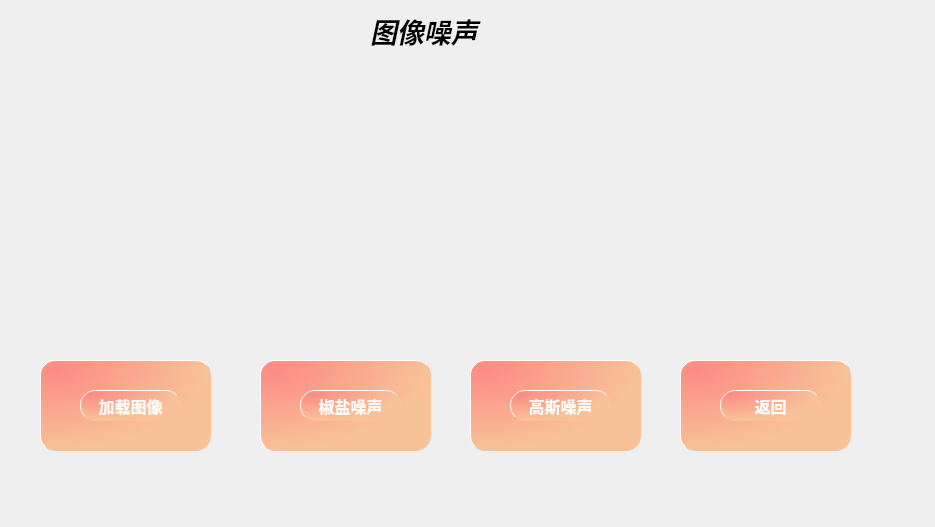
<?xml version="1.0" encoding="UTF-8"?>
<ui version="4.0">
 <class>NoiseClass</class>
 <widget class="QMainWindow" name="NoiseClass">
  <property name="geometry">
   <rect>
    <x>0</x>
    <y>0</y>
    <width>935</width>
    <height>527</height>
   </rect>
  </property>
  <property name="windowTitle">
   <string>Noise</string>
  </property>
  <widget class="QWidget" name="centralWidget">
   <widget class="QLabel" name="label">
    <property name="geometry">
     <rect>
      <x>110</x>
      <y>60</y>
      <width>301</width>
      <height>291</height>
     </rect>
    </property>
    <property name="styleSheet">
     <string notr="true">background-image: url(:/back/load.png);</string>
    </property>
    <property name="text">
     <string/>
    </property>
   </widget>
   <widget class="QFrame" name="frame">
    <property name="geometry">
     <rect>
      <x>260</x>
      <y>360</y>
      <width>171</width>
      <height>91</height>
     </rect>
    </property>
    <property name="styleSheet">
     <string notr="true">color: rgb(255, 255, 255);
border-radius: 15px;
background-color: qradialgradient(cx:0, cy:0, radius:1, fx:0.1, fy:0.1, stop:0 rgb(253, 139, 133),  stop:1 rgb(248, 194, 152));
border: 1px outset rgb(252, 194, 149)</string>
    </property>
    <property name="frameShape">
     <enum>QFrame::StyledPanel</enum>
    </property>
    <property name="frameShadow">
     <enum>QFrame::Raised</enum>
    </property>
    <widget class="QPushButton" name="pushButton">
     <property name="geometry">
      <rect>
       <x>40</x>
       <y>30</y>
       <width>101</width>
       <height>31</height>
      </rect>
     </property>
     <property name="font">
      <font>
       <pointsize>12</pointsize>
       <weight>75</weight>
       <bold>true</bold>
      </font>
     </property>
     <property name="text">
      <string>椒盐噪声</string>
     </property>
    </widget>
   </widget>
   <widget class="QFrame" name="frame_2">
    <property name="geometry">
     <rect>
      <x>470</x>
      <y>360</y>
      <width>171</width>
      <height>91</height>
     </rect>
    </property>
    <property name="styleSheet">
     <string notr="true">color: rgb(255, 255, 255);
border-radius: 15px;
background-color: qradialgradient(cx:0, cy:0, radius:1, fx:0.1, fy:0.1, stop:0 rgb(253, 139, 133),  stop:1 rgb(248, 194, 152));
border: 1px outset rgb(252, 194, 149)</string>
    </property>
    <property name="frameShape">
     <enum>QFrame::StyledPanel</enum>
    </property>
    <property name="frameShadow">
     <enum>QFrame::Raised</enum>
    </property>
    <widget class="QPushButton" name="pushButton_2">
     <property name="geometry">
      <rect>
       <x>40</x>
       <y>30</y>
       <width>101</width>
       <height>31</height>
      </rect>
     </property>
     <property name="font">
      <font>
       <pointsize>12</pointsize>
       <weight>75</weight>
       <bold>true</bold>
      </font>
     </property>
     <property name="text">
      <string>高斯噪声</string>
     </property>
    </widget>
   </widget>
   <widget class="QFrame" name="frame_3">
    <property name="geometry">
     <rect>
      <x>680</x>
      <y>360</y>
      <width>171</width>
      <height>91</height>
     </rect>
    </property>
    <property name="styleSheet">
     <string notr="true">color: rgb(255, 255, 255);
border-radius: 15px;
background-color: qradialgradient(cx:0, cy:0, radius:1, fx:0.1, fy:0.1, stop:0 rgb(253, 139, 133),  stop:1 rgb(248, 194, 152));
border: 1px outset rgb(252, 194, 149)</string>
    </property>
    <property name="frameShape">
     <enum>QFrame::StyledPanel</enum>
    </property>
    <property name="frameShadow">
     <enum>QFrame::Raised</enum>
    </property>
    <widget class="QPushButton" name="pushButton_3">
     <property name="geometry">
      <rect>
       <x>40</x>
       <y>30</y>
       <width>101</width>
       <height>31</height>
      </rect>
     </property>
     <property name="font">
      <font>
       <pointsize>12</pointsize>
       <weight>75</weight>
       <bold>true</bold>
      </font>
     </property>
     <property name="text">
      <string>返回</string>
     </property>
    </widget>
   </widget>
   <widget class="QLabel" name="label_3">
    <property name="geometry">
     <rect>
      <x>0</x>
      <y>0</y>
      <width>991</width>
      <height>551</height>
     </rect>
    </property>
    <property name="styleSheet">
     <string notr="true">background-image: url(:/back/background2.png);</string>
    </property>
    <property name="text">
     <string/>
    </property>
   </widget>
   <widget class="QFrame" name="frame_4">
    <property name="geometry">
     <rect>
      <x>40</x>
      <y>360</y>
      <width>171</width>
      <height>91</height>
     </rect>
    </property>
    <property name="styleSheet">
     <string notr="true">color: rgb(255, 255, 255);
border-radius: 15px;
background-color: qradialgradient(cx:0, cy:0, radius:1, fx:0.1, fy:0.1, stop:0 rgb(253, 139, 133),  stop:1 rgb(248, 194, 152));
border: 1px outset rgb(252, 194, 149)</string>
    </property>
    <property name="frameShape">
     <enum>QFrame::StyledPanel</enum>
    </property>
    <property name="frameShadow">
     <enum>QFrame::Raised</enum>
    </property>
    <widget class="QPushButton" name="pushButton_4">
     <property name="geometry">
      <rect>
       <x>40</x>
       <y>30</y>
       <width>101</width>
       <height>31</height>
      </rect>
     </property>
     <property name="font">
      <font>
       <pointsize>12</pointsize>
       <weight>75</weight>
       <bold>true</bold>
      </font>
     </property>
     <property name="text">
      <string>加载图像</string>
     </property>
    </widget>
   </widget>
   <widget class="QLabel" name="label_4">
    <property name="geometry">
     <rect>
      <x>370</x>
      <y>10</y>
      <width>221</width>
      <height>41</height>
     </rect>
    </property>
    <property name="font">
     <font>
      <pointsize>20</pointsize>
      <weight>75</weight>
      <italic>true</italic>
      <bold>true</bold>
     </font>
    </property>
    <property name="text">
     <string>图像噪声</string>
    </property>
   </widget>
   <widget class="QLabel" name="label_2">
    <property name="geometry">
     <rect>
      <x>450</x>
      <y>60</y>
      <width>301</width>
      <height>291</height>
     </rect>
    </property>
    <property name="styleSheet">
     <string notr="true">background-image: url(:/back/load.png);</string>
    </property>
    <property name="text">
     <string/>
    </property>
   </widget>
   <zorder>label_3</zorder>
   <zorder>label</zorder>
   <zorder>frame</zorder>
   <zorder>frame_2</zorder>
   <zorder>frame_3</zorder>
   <zorder>frame_4</zorder>
   <zorder>label_4</zorder>
   <zorder>label_2</zorder>
  </widget>
 </widget>
 <layoutdefault spacing="6" margin="11"/>
 <resources>
  <include location="back.qrc"/>
 </resources>
 <connections>
  <connection>
   <sender>pushButton</sender>
   <signal>clicked()</signal>
   <receiver>NoiseClass</receiver>
   <slot>Pepper_noise()</slot>
   <hints>
    <hint type="sourcelabel">
     <x>396</x>
     <y>469</y>
    </hint>
    <hint type="destinationlabel">
     <x>198</x>
     <y>521</y>
    </hint>
   </hints>
  </connection>
  <connection>
   <sender>pushButton_2</sender>
   <signal>clicked()</signal>
   <receiver>NoiseClass</receiver>
   <slot>Gaussian_noise()</slot>
   <hints>
    <hint type="sourcelabel">
     <x>614</x>
     <y>466</y>
    </hint>
    <hint type="destinationlabel">
     <x>482</x>
     <y>522</y>
    </hint>
   </hints>
  </connection>
  <connection>
   <sender>pushButton_3</sender>
   <signal>clicked()</signal>
   <receiver>NoiseClass</receiver>
   <slot>return_up()</slot>
   <hints>
    <hint type="sourcelabel">
     <x>840</x>
     <y>468</y>
    </hint>
    <hint type="destinationlabel">
     <x>725</x>
     <y>517</y>
    </hint>
   </hints>
  </connection>
  <connection>
   <sender>pushButton_4</sender>
   <signal>clicked()</signal>
   <receiver>NoiseClass</receiver>
   <slot>load_image()</slot>
   <hints>
    <hint type="sourcelabel">
     <x>121</x>
     <y>456</y>
    </hint>
    <hint type="destinationlabel">
     <x>35</x>
     <y>452</y>
    </hint>
   </hints>
  </connection>
 </connections>
 <slots>
  <slot>Pepper_noise()</slot>
  <slot>Gaussian_noise()</slot>
  <slot>return_up()</slot>
  <slot>load_image()</slot>
 </slots>
</ui>
